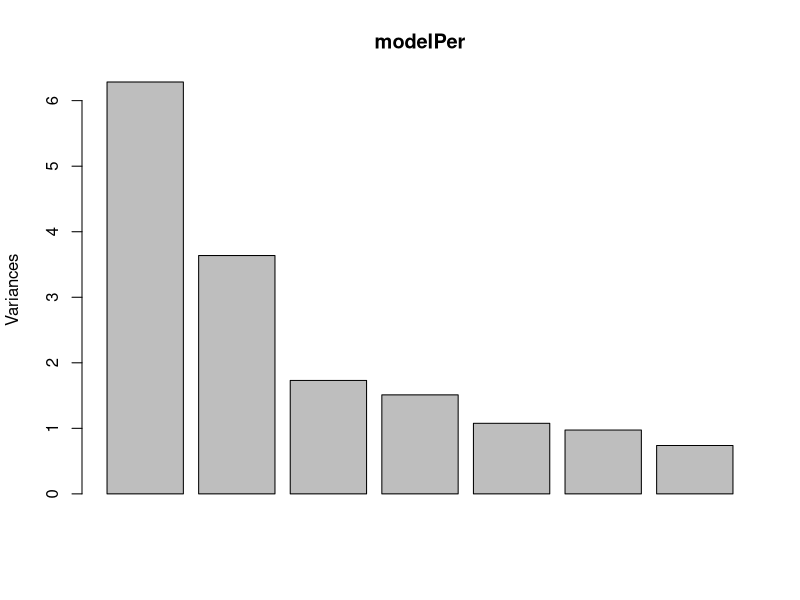
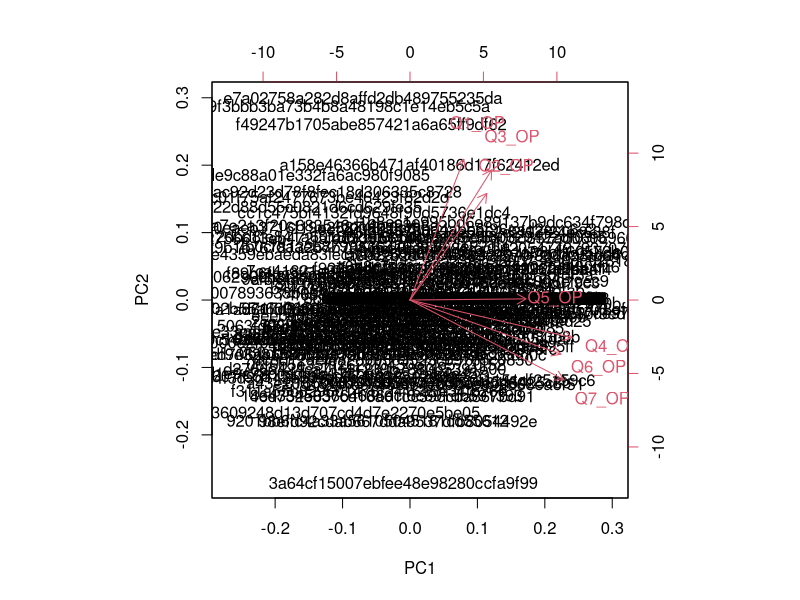
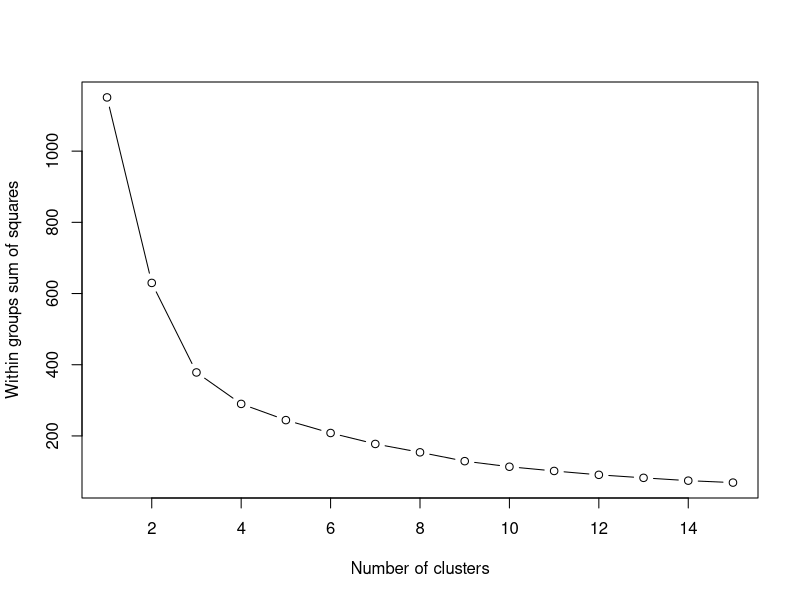
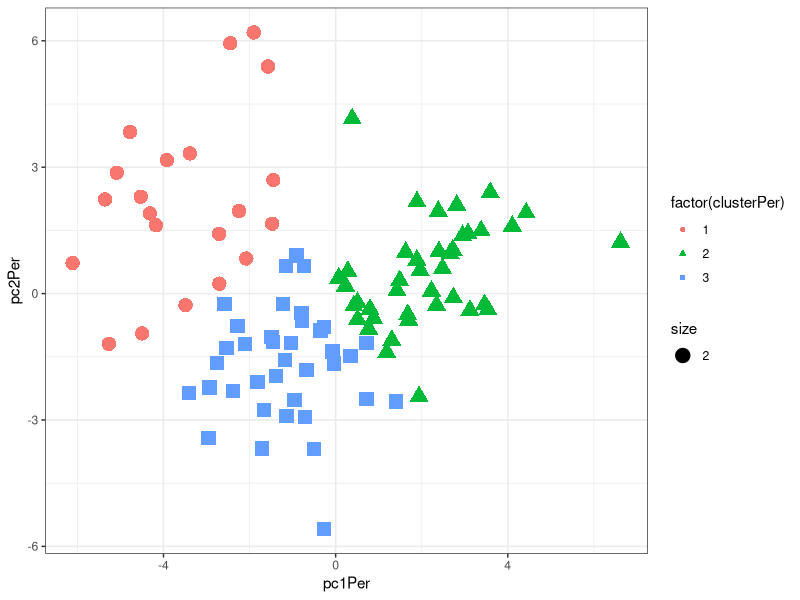
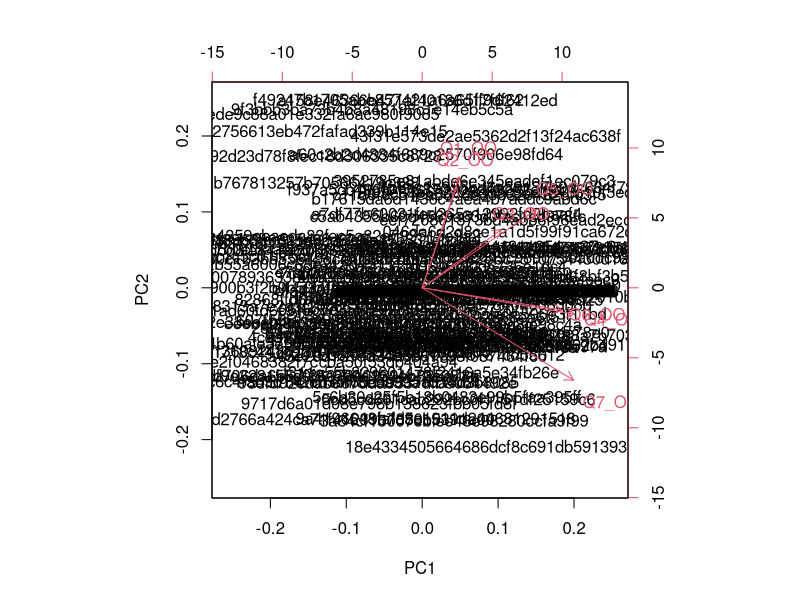
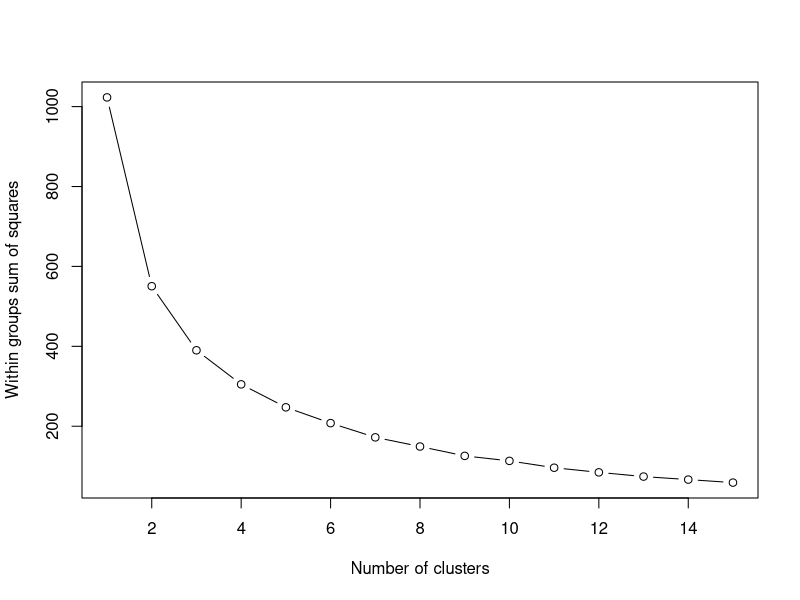
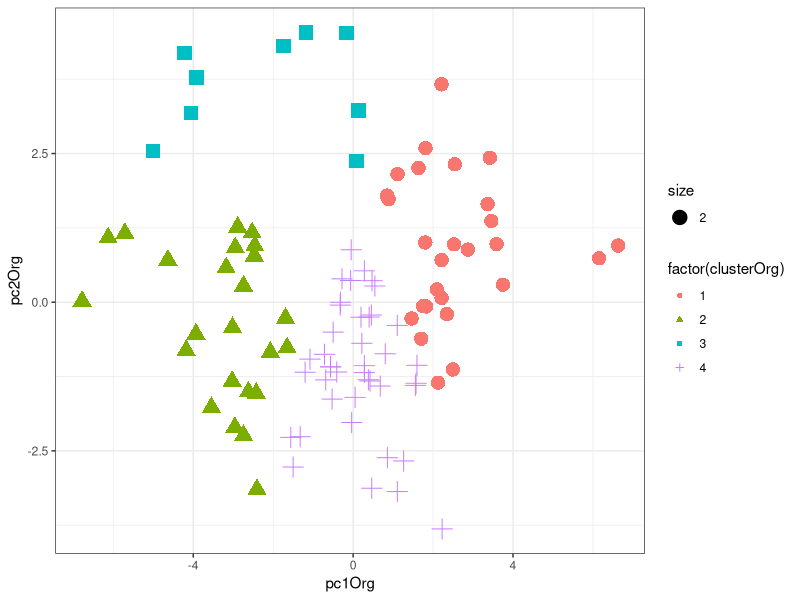

Generate these figures, in order, with R: (Note: this script raises an error after producing the figures.)
## ---- chunk 1

library(ggplot2)
library(reshape)
library(Hmisc)

allData <- read.csv("sample-survey-data.csv", stringsAsFactors = F, row.names = 1)
allData[allData == ""] <- NA
## ---- chunk 2

sum(!is.na(rowSums(allData[,6:26], na.rm = F)))

cleanData <- allData[!is.na(rowSums(allData[,6:26], na.rm = F)), ]
## ---- chunk 3
details <- cleanData[ , 1:5]
impPer <- cleanData[ , 6:12]
impOrg <- cleanData[ , 13:19]
satis <- cleanData[ , 20:26]

## ---- chunk 4
oppPer <- impPer + ((impPer - satis) > 0) * (impPer - satis)
colnames(oppPer) <- paste("Q", seq(1,7), "_OP", sep = "")

oppOrg <- impOrg + ((impOrg - satis) > 0) * (impOrg - satis)
colnames(oppOrg) <- paste("Q", seq(1,7), "_OO", sep = "")
## ---- chunk 5
modelPer <- prcomp(oppPer)

details$pc1Per <- predict(modelPer)[, 1]
details$pc2Per <- predict(modelPer)[, 2]
## ---- chunk 6
plot(modelPer)
biplot(modelPer) ## 
## ---- chunk 7
wss <- (nrow(details)-1)*sum(apply(details[, c("pc1Per", "pc2Per")],2,var))
wssAve <- as.data.frame(matrix(wss, 100, length(wss)))
for (i in 1:100){
  for (j in 2:15) wssAve[i, j] <- sum(kmeans(details[, c("pc1Per", "pc2Per")], centers=j)$withinss)
}
## ---- chunk 8
plot(colMeans(wssAve), type = "b", xlab = "Number of clusters", ylab = "Within groups sum of squares")
## ---- chunk 9
set.seed(1)

fit <- kmeans(details[, c("pc1Per", "pc2Per")], 3)

# get cluster means 
aggregate(details[, c("pc1Per", "pc2Per")],by=list(fit$cluster),FUN=mean)

# append cluster assignment
details$clusterPer <- fit$cluster
## ---- chunk 10
ggplot(details, aes(pc1Per, pc2Per, colour = factor(clusterPer), shape = factor(clusterPer), size = 2)) +
  geom_point() + theme_bw()
## ---- chunk 11
modelOrg <- prcomp(oppOrg)
biplot(modelOrg)  ## As before, Q1-3 have similar loadings. Q4-7 have similar loadings.

details$pc1Org <- predict(modelOrg)[, 1]
details$pc2Org <- predict(modelOrg)[, 2]

## Determine number of clusters
wss <- (nrow(details)-1)*sum(apply(details[, c("pc1Org", "pc2Org")],2,var))
wssAve <- as.data.frame(matrix(wss, 100, length(wss)))
for (i in 1:100){
  for (j in 2:15) wssAve[i, j] <- sum(kmeans(details[, c("pc1Org", "pc2Org")], centers=j)$withinss)
}
## ---- chunk 12
plot(colMeans(wssAve), type = "b", xlab = "Number of clusters", ylab = "Within groups sum of squares")
## ---- chunk 13
## K-Means Cluster Analysis
set.seed(2)
fit <- kmeans(details[, c("pc1Org", "pc2Org")], 4)


# get cluster means 
foo = aggregate(details[, c("pc1Org", "pc2Org")],by=list(fit$cluster),FUN=mean)
foo[order(foo[,2]),]

# append cluster assignment
details$clusterOrg <- fit$cluster
## ---- chunk 14

ggplot(details, aes(pc1Org, pc2Org, colour = factor(clusterOrg), shape = factor(clusterOrg), size = 2)) +
  geom_point() + theme_bw()
## ---- chunk 15
details$Org.Size <- factor(details$Org.Size, 
                           levels = levels(factor(details$Org.Size))[c(6, 3, 2, 5, 1, 4)])

details$Team.Size <- factor(details$Team.Size, 
                           levels = levels(factor(details$Team.Size))[c(1, 3, 4, 2)])

details$Clients <- factor(details$Clients, 
                           levels = levels(factor(details$Clients)))

details$Team.Manager <- factor(details$Team.Manager)

details$Consultant <- factor(details$Consultant)
## ---- chunk 16
breakdown <- melt(details, 
                  id.vars = "clusterOrg", 
                  measure.vars = c("Org.Size", "Team.Size", "Clients", "Team.Manager","Consultant"))
## ---- chunk 17

ggplot(breakdown, aes(value)) + geom_histogram() + 
  facet_grid(clusterOrg ~ variable, scales = "free_x") + theme_bw()
## ---- chunk 18
details$oppOrg1235 <- rowSums(oppOrg[, c(1:3,5)])
details$oppOrg467 <- rowSums(oppOrg[, c(4,6,7)])



## This let's us see that the opportunity score for Q1:3 is really low for cluster 3
ggplot(details, aes(pc1Org, pc2Org, colour = oppOrg1235, shape = factor(clusterOrg), size = 2)) +
  geom_point() + theme_bw()


## This let's us see that the opportunity score for Q4:7 is highest in cluster 1
ggplot(details, aes(pc1Org, pc2Org, colour = oppOrg467, shape = factor(clusterOrg), size = 2)) +
  geom_point() + theme_bw()

## ---- chunk 19
details[,c("clusterPer", "clusterOrg")]
